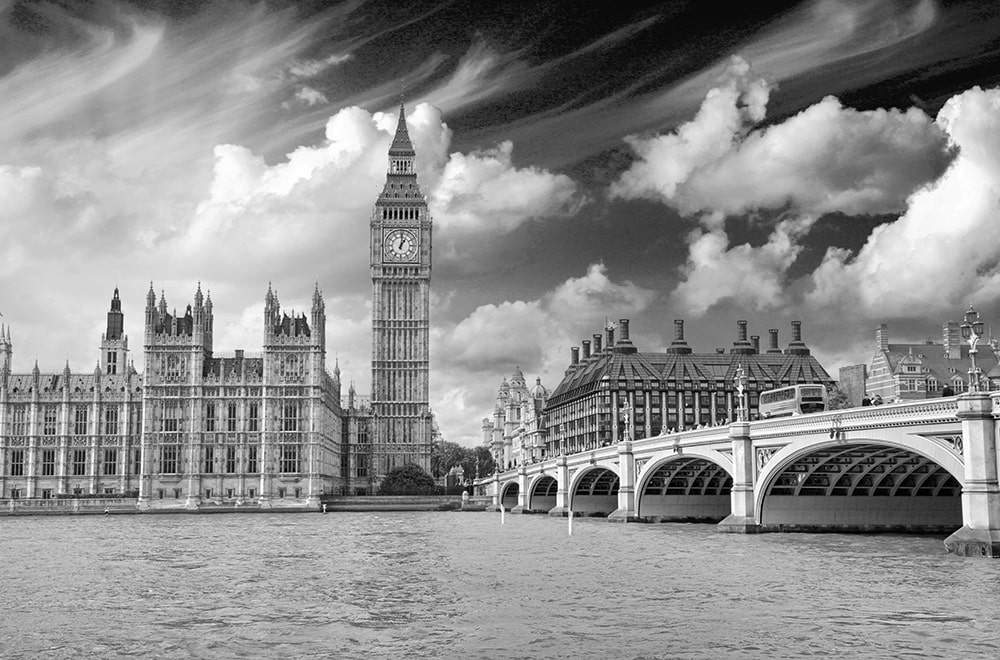
#> input picture image4.jpg, 1000 x 660 px
$ python rele.py
#> lines starting #> are read from the running program, lines starting #| are printed output that depends on the picture; long printed decimals are rounded
#> further down, image is the input picture: shape (660, 1000, 3); min 0, max 255, mean 141.3
import cv2
import numpy as np
import matplotlib.pyplot as plt
from skimage.restoration import wiener


# Функція для додавання шуму Релея
def add_rayleigh_noise(image, scale=0.1):
#> called with scale = 0.1
    row, col, ch = image.shape
#> row = 660; col = 1000; ch = 3
    rayleigh_noise = np.random.rayleigh(scale, (row, col, ch))
    noisy_image = image + rayleigh_noise * 255
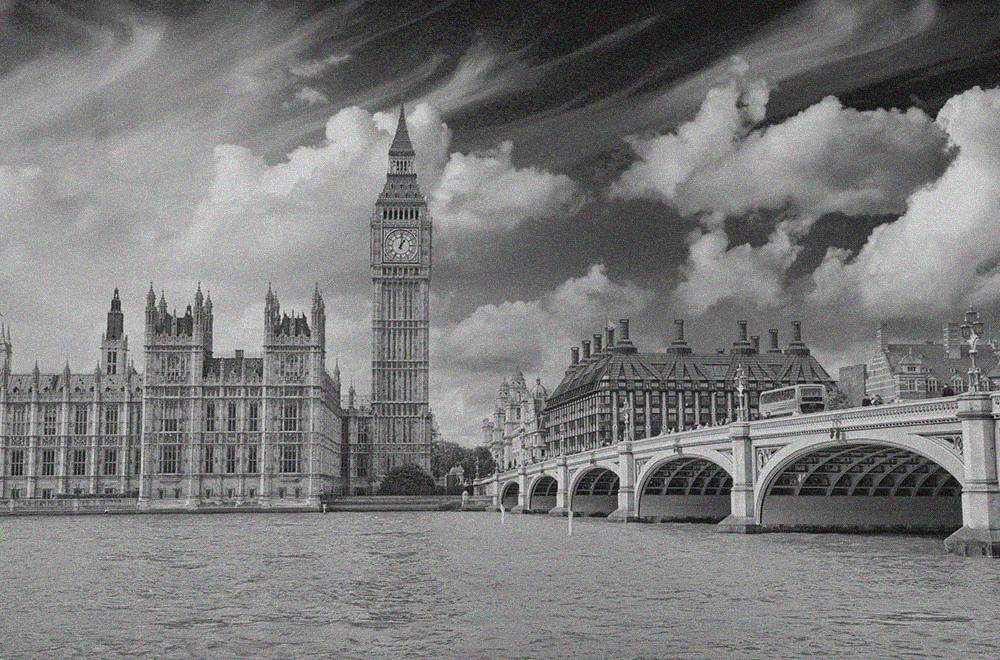
#> noisy_image: shape (660, 1000, 3) float64; mean B, G, R 173.2, 173.2, 173.2; drawn with min black and max white
    return np.clip(noisy_image, 0, 255).astype(np.uint8)
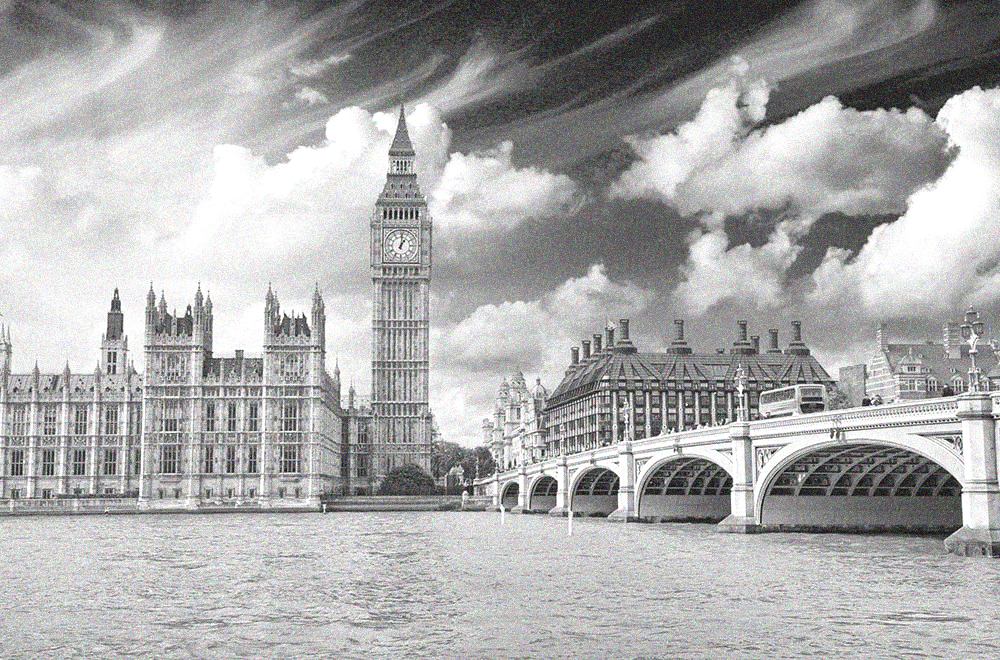
#> returned value: shape (660, 1000, 3); mean of channels 0, 1, 2 171.5, 171.5, 171.5; drawn as B, G, R


# Реалізація фільтра Вінера
def wiener_filter(image, kernel_size=5, K=0.01):
#> called with kernel_size = 5, K = 7
    kernel = np.ones((kernel_size, kernel_size)) / (kernel_size ** 2)
    if len(image.shape) == 3:
        restored_image = np.zeros_like(image, dtype=np.float32)
        for i in range(3):
            restored_image[:, :, i] = wiener(image[:, :, i].astype(np.float32), kernel, balance=K, clip=False)
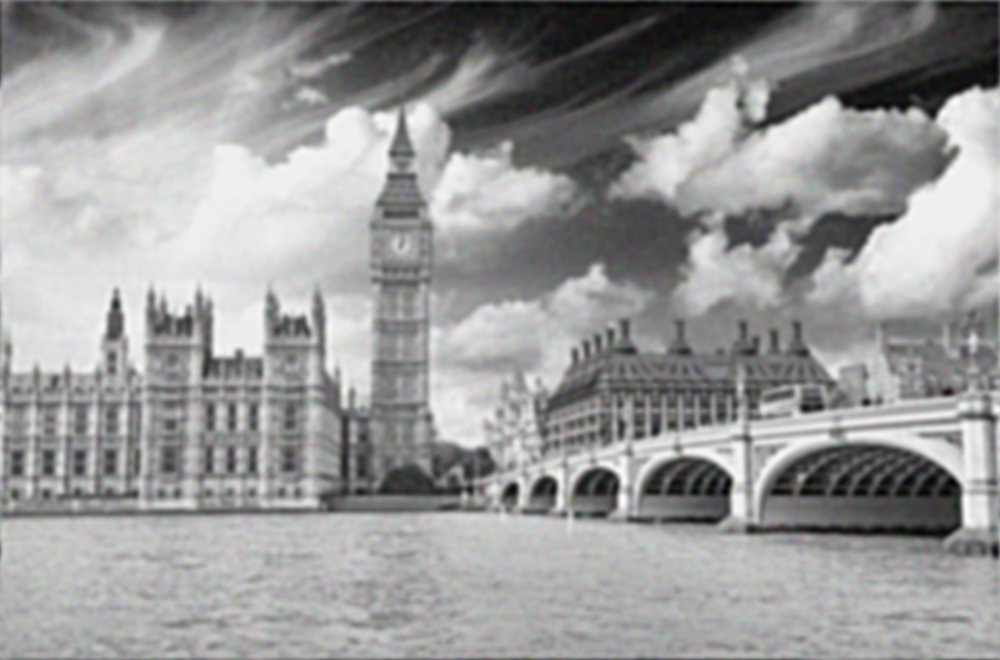
#> restored_image: shape (660, 1000, 3) float32; mean B, G, R 171.5, 171.5, 171.5; drawn with min black and max white
        return np.clip(restored_image, 0, 255).astype(np.uint8)
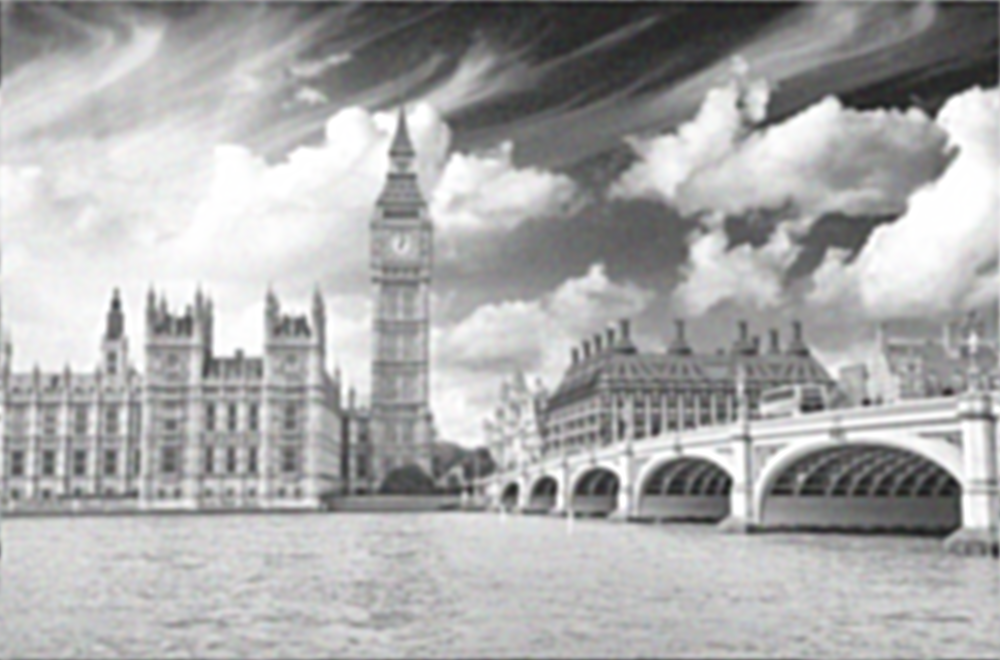
#> returned value: shape (660, 1000, 3); mean of channels 0, 1, 2 171, 171, 171; drawn as B, G, R
    else:
        return np.clip(wiener(image.astype(np.float32), kernel, balance=K, clip=False), 0, 255).astype(np.uint8)


# Медіанний фільтр
def median_filter_color(image, kernel_size=3):
#> called with kernel_size = 3
    if len(image.shape) == 3:
        restored_image = np.zeros_like(image)
        for i in range(3):
            restored_image[:, :, i] = cv2.medianBlur(image[:, :, i], kernel_size)
        return restored_image
    else:
        return cv2.medianBlur(image, kernel_size)


# Обчислення гістограми та середнього значення
def compute_histogram_and_mean(image):
    histogram = cv2.calcHist([image], [0], None, [256], [0, 256])
#> histogram = 256 values, max 5967 at index 167, min 225 at index 1, mean 2578.1
    histogram = histogram / np.sum(histogram)
#> histogram = 256 values, max 0.00904 at index 167, min 0.000341 at index 1, mean 0.00391
    mean = sum(i * histogram[i] for i in range(256))
#> mean = [141.3]
    return histogram, mean.item()


# Обчислення моментів
def compute_moments(hist, mean):
    second_moment = sum(((i - mean) ** 2) * hist[i] for i in range(256))
    third_moment = sum(((i - mean) ** 3) * hist[i] for i in range(256))
    fourth_moment = sum(((i - mean) ** 4) * hist[i] for i in range(256))
    fifth_moment = sum(((i - mean) ** 5) * hist[i] for i in range(256))
    sixth_moment = sum(((i - mean) ** 6) * hist[i] for i in range(256))  # Додаємо шостий момент
    return (second_moment.item(), third_moment.item(), fourth_moment.item(), fifth_moment.item(), sixth_moment.item())  # Додаємо шостий момент до виходу


# Відображення зображень і гістограм
def show_images_and_histograms(original, noisy, restored_wiener, restored_median):
    fig, axs = plt.subplots(2, 4, figsize=(22, 10))

    # Відображення зображень
    titles = ["Оригінальне", "З шумом Релея", "Відновлене (Вінер)", "Відновлене (медіанне)"]
    images = [original, noisy, restored_wiener, restored_median]
    for i, (img, title) in enumerate(zip(images, titles)):
        axs[0, i].imshow(cv2.cvtColor(img, cv2.COLOR_BGR2RGB))
        axs[0, i].set_title(title)
        axs[0, i].axis('off')
        axs[1, i].hist(img.ravel(), 256, [0, 256])
        axs[1, i].set_title(f"Гістограма {title}")

    plt.tight_layout()
    plt.show()


# Основна функція запуску експерименту
def run_experiments(image, K=0.01):
    noisy_image = add_rayleigh_noise(image, scale=0.1)
    restored_image_wiener = wiener_filter(noisy_image, kernel_size=5, K=K)
    restored_image_median = median_filter_color(noisy_image, kernel_size=3)

    # Обчислення гістограм і моментів
    hist_original, mean_original = compute_histogram_and_mean(image)
#> hist_original has the same summary as histogram in compute_histogram_and_mean; mean_original = 141.3
    hist_noisy, mean_noisy = compute_histogram_and_mean(noisy_image)
#> hist_noisy = 256 values, max 0.0716 at index 255, min 0 at index 0, mean 0.00391; mean_noisy = 171.5
    hist_restored_wiener, mean_restored_wiener = compute_histogram_and_mean(restored_image_wiener)
#> hist_restored_wiener = 256 values, max 0.0106 at index 198, min 0 at index 0, mean 0.00391; mean_restored_wiener = 171
    hist_restored_median, mean_restored_median = compute_histogram_and_mean(restored_image_median)
#> hist_restored_median = 256 values, max 0.0491 at index 255, min 0 at index 0, mean 0.00391; mean_restored_median = 171

    moments_original = compute_moments(hist_original, mean_original)
#> in compute_moments, `second_moment = sum(((i - mean) ** 2) * hist[i] for i in range(256))`: second_moment = [3470.9]
#> in compute_moments, `third_moment = sum(((i - mean) ** 3) * hist[i] for i in range(256))`: third_moment = [-88407.5]
#> in compute_moments, `fourth_moment = sum(((i - mean) ** 4) * hist[i] for i in range(256))`: fourth_moment = [28686538]
#> in compute_moments, `fifth_moment = sum(((i - mean) ** 5) * hist[i] for i in range(256))`: fifth_moment = [-1.55e+09]
#> in compute_moments, `sixth_moment = sum(((i - mean) ** 6) * hist[i] for i in range(256))`: sixth_moment = [3.27e+11]
#> moments_original = (3470.9, -88407.5, 28686538, -1.55e+09, 3.27e+11)
    moments_noisy = compute_moments(hist_noisy, mean_noisy)
#> moments_noisy = (3509.8, -107581.8, 29493538, -2.11e+09, 3.64e+11)
    moments_restored_wiener = compute_moments(hist_restored_wiener, mean_restored_wiener)
#> moments_restored_wiener = (2900.5, -86637.9, 21097694, -1.42e+09, 2.24e+11)
    moments_restored_median = compute_moments(hist_restored_median, mean_restored_median)
#> moments_restored_median = (3180.4, -94048.1, 24559456, -1.62e+09, 2.71e+11)

    # Відображення результатів
    show_images_and_histograms(image, noisy_image, restored_image_wiener, restored_image_median)
#> the loop in show_images_and_histograms, `for i, (img, title) in enumerate(zip(images, titles)):` made 4 passes
#> title on passes 1 to 4: 'Оригінальне', 'З шумом Релея', 'Відновлене (Вінер)', 'Відновлене (медіанне)'
#> in show_images_and_histograms, `plt.show()`:
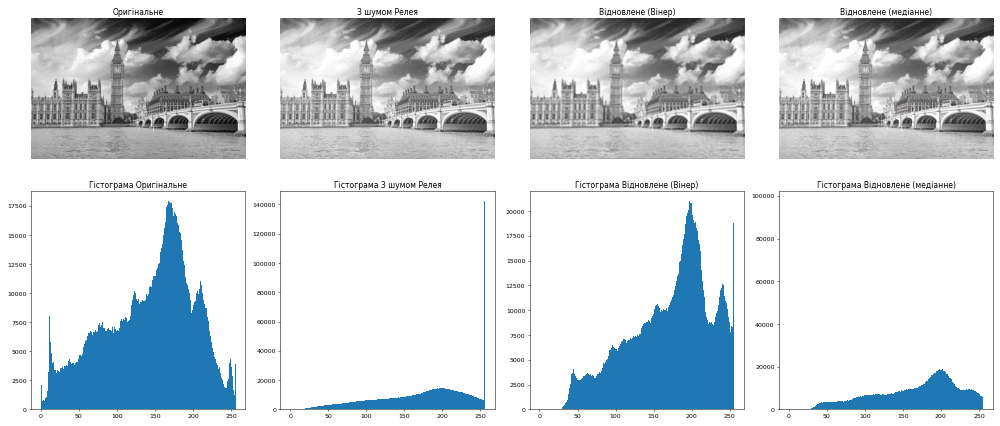
#> figure drawn by matplotlib, 8 panels; panel 5: tallest bar 17901 high, from x = 167 to 168; panel 6: tallest bar 142187 high, from x = 255 to 256; panel 7: tallest bar 20982 high, from x = 197 to 198; panel 8: tallest bar 97499 high, from x = 255 to 256

    # Виведення моментів
    print(f"Другий момент (оригінал): {moments_original[0]}")
#| Другий момент (оригінал): 3470.924
    print(f"Третій момент (оригінал): {moments_original[1]}")
#| Третій момент (оригінал): -88407.523
    print(f"Четвертий момент (оригінал): {moments_original[2]}")
#| Четвертий момент (оригінал): 28686538.0
    print(f"П'ятий момент (оригінал): {moments_original[3]}")
#| П'ятий момент (оригінал): -1552349824.0
    print(f"Шостий момент (оригінал): {moments_original[4]}")  # Виведення шостого моменту
#| Шостий момент (оригінал): 327227801600.0

    print(f"Другий момент (шум): {moments_noisy[0]}")
#| Другий момент (шум): 3509.803
    print(f"Третій момент (шум): {moments_noisy[1]}")
#| Третій момент (шум): -107581.797
    print(f"Четвертий момент (шум): {moments_noisy[2]}")
#| Четвертий момент (шум): 29493538.0
    print(f"П'ятий момент (шум): {moments_noisy[3]}")
#| П'ятий момент (шум): -2111170048.0
    print(f"Шостий момент (шум): {moments_noisy[4]}")  # Виведення шостого моменту
#| Шостий момент (шум): 363947130880.0

    print(f"Другий момент (Вінер): {moments_restored_wiener[0]}")
#| Другий момент (Вінер): 2900.499
    print(f"Третій момент (Вінер): {moments_restored_wiener[1]}")
#| Третій момент (Вінер): -86637.930
    print(f"Четвертий момент (Вінер): {moments_restored_wiener[2]}")
#| Четвертий момент (Вінер): 21097694.0
    print(f"П'ятий момент (Вінер): {moments_restored_wiener[3]}")
#| П'ятий момент (Вінер): -1416023168.0
    print(f"Шостий момент (Вінер): {moments_restored_wiener[4]}")  # Виведення шостого моменту
#| Шостий момент (Вінер): 223859572736.0

    print(f"Другий момент (медіанний): {moments_restored_median[0]}")
#| Другий момент (медіанний): 3180.378
    print(f"Третій момент (медіанний): {moments_restored_median[1]}")
#| Третій момент (медіанний): -94048.086
    print(f"Четвертий момент (медіанний): {moments_restored_median[2]}")
#| Четвертий момент (медіанний): 24559456.0
    print(f"П'ятий момент (медіанний): {moments_restored_median[3]}")
#| П'ятий момент (медіанний): -1620171776.0
    print(f"Шостий момент (медіанний): {moments_restored_median[4]}")  # Виведення шостого моменту
#| Шостий момент (медіанний): 271032942592.0
    print()


# Зчитування зображення
image = cv2.imread('image4.jpg')
run_experiments(image, K=7)

$ run again, with image3.jpg copied over image4.jpg
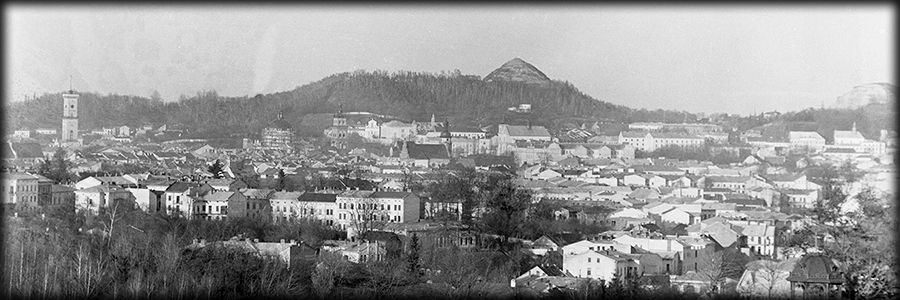
#> input picture image3.jpg, 900 x 300 px
#> image is the input picture: shape (300, 900, 3); min 0, max 255, mean 149.3
#> in add_rayleigh_noise, `noisy_image = image + rayleigh_noise * 255`:
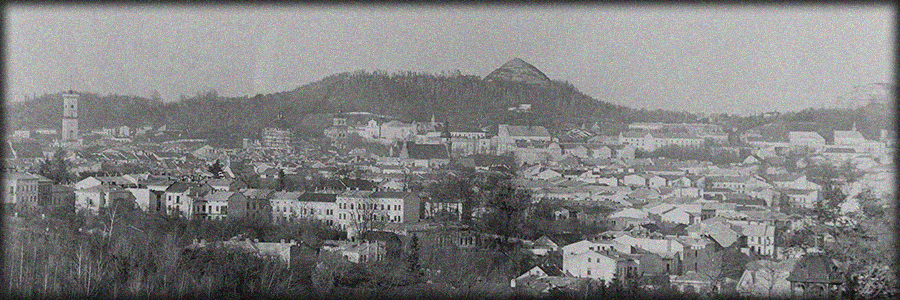
#> noisy_image: shape (300, 900, 3) float64; mean B, G, R 181.2, 181.3, 181.2; drawn with min black and max white
#> after the loop in median_filter_color, `for i in range(3):`:
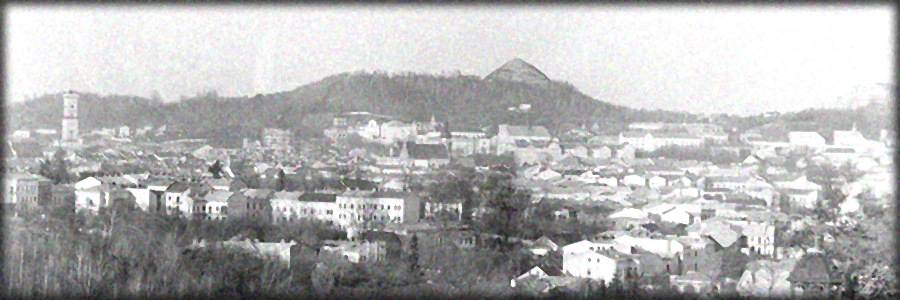
#> restored_image: shape (300, 900, 3); mean B, G, R 179, 179, 179
#> in compute_histogram_and_mean, `histogram = cv2.calcHist([image], [0], None, [256], [0, 256])`: histogram = 256 values, max 3383 at index 215, min 18 at index 250, mean 1054.7
#> in compute_histogram_and_mean, `histogram = histogram / np.sum(histogram)`: histogram = 256 values, max 0.0125 at index 215, min 6.67e-05 at index 250, mean 0.00391
#> mean = [149.3]
#> hist_original has the same summary as histogram in compute_histogram_and_mean; mean_original = 149.3
#> hist_noisy = 256 values, max 0.133 at index 255, min 0 at index 0, mean 0.00391; mean_noisy = 178.7
#> hist_restored_wiener = 256 values, max 0.0166 at index 243, min 0 at index 0, mean 0.00391; mean_restored_wiener = 178.2
#> hist_restored_median = 256 values, max 0.0951 at index 255, min 0 at index 0, mean 0.00391; mean_restored_median = 179
#> second_moment = [3908.9]
#> third_moment = [-70830.1]
#> fourth_moment = [29404532]
#> fifth_moment = [-1.52e+09]
#> sixth_moment = [3.11e+11]
#> moments_original = (3908.9, -70830.1, 29404532, -1.52e+09, 3.11e+11)
#> moments_noisy = (3826.5, -91768.9, 29657758, -1.95e+09, 3.45e+11)
#> moments_restored_wiener = (3225.3, -65347.4, 20857384, -1.15e+09, 1.93e+11)
#> moments_restored_median = (3557.2, -67566.2, 24553026, -1.33e+09, 2.43e+11)
#> the loop in show_images_and_histograms, `for i, (img, title) in enumerate(zip(images, titles)):` made 4 passes
#> title on passes 1 to 4: 'Оригінальне', 'З шумом Релея', 'Відновлене (Вінер)', 'Відновлене (медіанне)'
#| Другий момент (оригінал): 3908.907
#| Третій момент (оригінал): -70830.055
#| Четвертий момент (оригінал): 29404532.0
#| П'ятий момент (оригінал): -1515203584.0
#| Шостий момент (оригінал): 310598828032.0
#| Другий момент (шум): 3826.514
#| Третій момент (шум): -91768.875
#| Четвертий момент (шум): 29657758.0
#| П'ятий момент (шум): -1947623168.0
#| Шостий момент (шум): 344744853504.0
#| Другий момент (Вінер): 3225.330
#| Третій момент (Вінер): -65347.449
#| Четвертий момент (Вінер): 20857384.0
#| П'ятий момент (Вінер): -1154133760.0
#| Шостий момент (Вінер): 192781631488.0
#| Другий момент (медіанний): 3557.247
#| Третій момент (медіанний): -67566.211
#| Четвертий момент (медіанний): 24553026.0
#| П'ятий момент (медіанний): -1333688320.0
#| Шостий момент (медіанний): 242838601728.0
